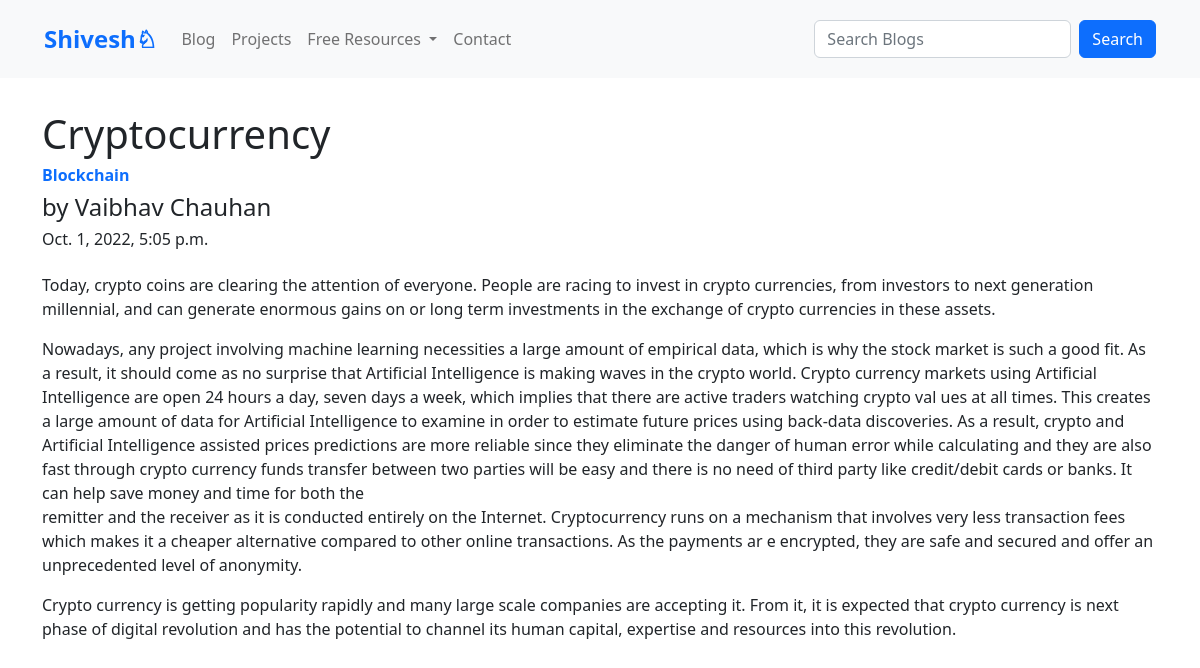
/blog/blogPost/2, run on the app's committed database.
### blog/models.py (models this page shows, shortened)
class Post(models.Model):
    Sno = models.AutoField(primary_key=True)
    Title = models.CharField(max_length=255)
    Author = models.CharField(max_length=50)
    Body = RichTextField()
    TimeStamp = models.DateTimeField(blank=True)
    Category = models.CharField(max_length=20)
    Slug = models.CharField(max_length=130)

### blog/views.py (the view)
# urls.py: path('blogPost/<str:slug>', views.blogPost, name="blogPost"),
def blogPost(request, slug):
    post = Post.objects.filter(Slug=slug).first()#or in place of .first() [0]
    context = {"post": post}
    return render(request, 'blog/blogPost.html', context)

### blog/templates/blog/blogPost.html (shortened to what this page needs)
{% extends 'blog/layout.html' %}
{% block body %}
<div class="container">
    <h1 style="padding-top: 2rem">{{post.Title}}</h1>
    <h6 class="text-primary"><b>{{post.Category}}</b></h6>
    <h4>by {{post.Author}}</h4>
    <h6 style="padding-bottom: 1rem">{{post.TimeStamp}}</h6>
    {{post.Body|safe}}
</div>
{% endblock body %}

### data on the page
Post: Title "Cryptocurrency", Category "Blockchain", Author "Vaibhav Chauhan", TimeStamp "Oct. 1, 2022, 5:05 p.m.", Body "Today, crypto coins are clearing the attention of everyone. People are racing to invest in crypto currencies, from investors to next generation millennial, and can generate enormous gains on or long term investments in the exchange of crypto currencies in these assets. Nowadays, any project involving machine learning necessities a large amount of empirical data, which is why the stock market is such a good fit. As a result, it should come as no surprise that Artificial Intelligence is making waves in the crypto world. Crypto currency markets using Artificial Intelligence are open 24 hours a day, seven days a week, which implies that there are active traders watching crypto val ues at all…"
